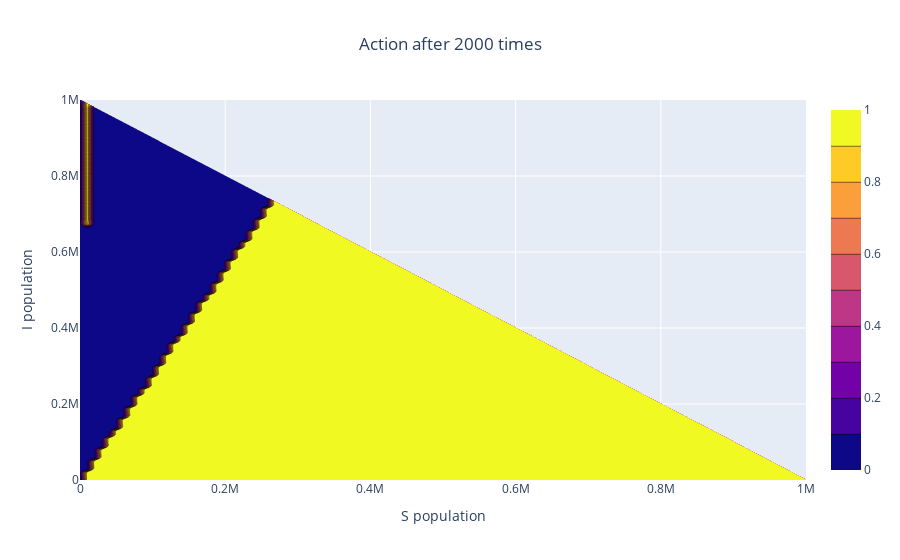

Notebook source saved alongside this figure:
### Code cell
fig = go.Figure(data =
    go.Contour(
        z=af,
        x=S,
        y=I
    ))

fig.update_layout(
    title ={
        'text': "Action after 2000 times",
        'x': 0.5,
        'xanchor': 'center',
        },
    xaxis_title = "S population",
    yaxis_title = "I population",
)

fig.show()
